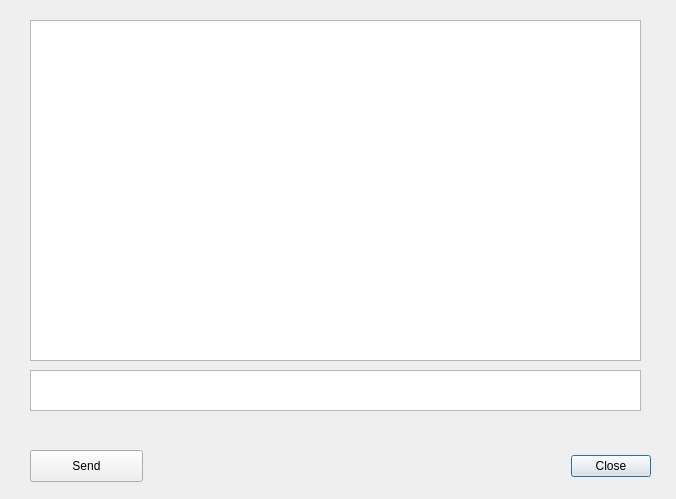
<?xml version="1.0" encoding="UTF-8"?>
<ui version="4.0">
 <class>DebugDialog</class>
 <widget class="QDialog" name="DebugDialog">
  <property name="geometry">
   <rect>
    <x>0</x>
    <y>0</y>
    <width>676</width>
    <height>499</height>
   </rect>
  </property>
  <property name="windowTitle">
   <string>Debug</string>
  </property>
  <widget class="QDialogButtonBox" name="buttonBox">
   <property name="geometry">
    <rect>
     <x>570</x>
     <y>450</y>
     <width>81</width>
     <height>32</height>
    </rect>
   </property>
   <property name="orientation">
    <enum>Qt::Horizontal</enum>
   </property>
   <property name="standardButtons">
    <set>QDialogButtonBox::Close</set>
   </property>
  </widget>
  <widget class="QPlainTextEdit" name="txtDebugOutput">
   <property name="geometry">
    <rect>
     <x>30</x>
     <y>20</y>
     <width>611</width>
     <height>341</height>
    </rect>
   </property>
  </widget>
  <widget class="QPushButton" name="btnSendDebug">
   <property name="geometry">
    <rect>
     <x>30</x>
     <y>450</y>
     <width>113</width>
     <height>32</height>
    </rect>
   </property>
   <property name="text">
    <string>Send</string>
   </property>
  </widget>
  <widget class="QPlainTextEdit" name="txtDebugInput">
   <property name="geometry">
    <rect>
     <x>30</x>
     <y>370</y>
     <width>611</width>
     <height>41</height>
    </rect>
   </property>
  </widget>
 </widget>
 <resources/>
 <connections>
  <connection>
   <sender>buttonBox</sender>
   <signal>accepted()</signal>
   <receiver>DebugDialog</receiver>
   <slot>accept()</slot>
   <hints>
    <hint type="sourcelabel">
     <x>248</x>
     <y>254</y>
    </hint>
    <hint type="destinationlabel">
     <x>157</x>
     <y>274</y>
    </hint>
   </hints>
  </connection>
  <connection>
   <sender>buttonBox</sender>
   <signal>rejected()</signal>
   <receiver>DebugDialog</receiver>
   <slot>reject()</slot>
   <hints>
    <hint type="sourcelabel">
     <x>316</x>
     <y>260</y>
    </hint>
    <hint type="destinationlabel">
     <x>286</x>
     <y>274</y>
    </hint>
   </hints>
  </connection>
 </connections>
</ui>
